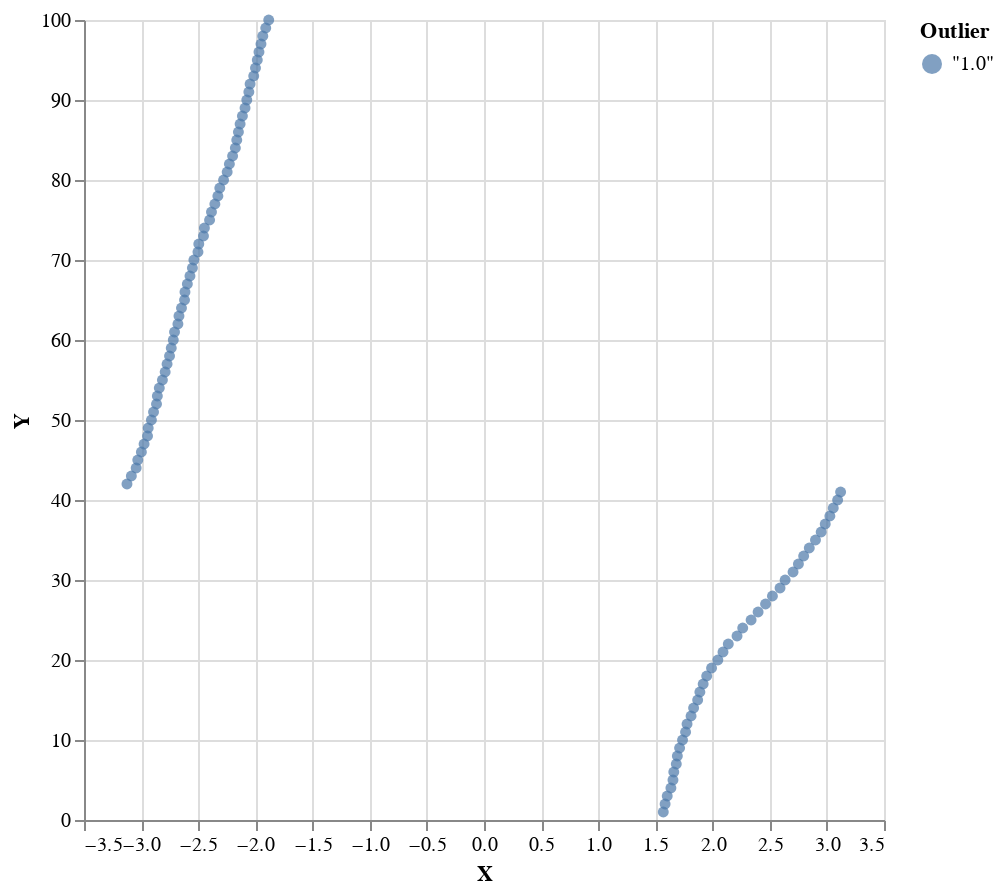

The code cell stored with this chart in its notebook:
### Code cell
plotVega ( zip (zip observations ([1.0..])) $ Prelude.repeat $ T.pack "1.0")

### Figure 1 — Vega-Lite specification as saved in the notebook (floating-point values rounded to 4 significant figures)
{"$schema": "https://vega.github.io/schema/vega-lite/v4.json", "data": {"values": [{"Outlier": "\"1.0\"", "X": 1.569, "Y": 1}, {"Outlier": "\"1.0\"", "X": 1.585, "Y": 2}, {"Outlier": "\"1.0\"", "X": 1.603, "Y": 3}, {"Outlier": "\"1.0\"", "X": 1.635, "Y": 4}, {"Outlier": "\"1.0\"", "X": 1.653, "Y": 5}, {"Outlier": "\"1.0\"", "X": 1.661, "Y": 6}, {"Outlier": "\"1.0\"", "X": 1.683, "Y": 7}, {"Outlier": "\"1.0\"", "X": 1.692, "Y": 8}, {"Outlier": "\"1.0\"", "X": 1.711, "Y": 9}, {"Outlier": "\"1.0\"", "X": 1.737, "Y": 10}, {"Outlier": "\"1.0\"", "X": 1.764, "Y": 11}, {"Outlier": "\"1.0\"", "X": 1.777, "Y": 12}, {"Outlier": "\"1.0\"", "X": 1.812, "Y": 13}, {"Outlier": "\"1.0\"", "X": 1.834, "Y": 14}, {"Outlier": "\"1.0\"", "X": 1.869, "Y": 15}, {"Outlier": "\"1.0\"", "X": 1.889, "Y": 16}, {"Outlier": "\"1.0\"", "X": 1.918, "Y": 17}, {"Outlier": "\"1.0\"", "X": 1.949, "Y": 18}, {"Outlier": "\"1.0\"", "X": 1.991, "Y": 19}, {"Outlier": "\"1.0\"", "X": 2.046, "Y": 20}, {"Outlier": "\"1.0\"", "X": 2.091, "Y": 21}, {"Outlier": "\"1.0\"", "X": 2.137, "Y": 22}, {"Outlier": "\"1.0\"", "X": 2.214, "Y": 23}, {"Outlier": "\"1.0\"", "X": 2.264, "Y": 24}, {"Outlier": "\"1.0\"", "X": 2.337, "Y": 25}, {"Outlier": "\"1.0\"", "X": 2.398, "Y": 26}, {"Outlier": "\"1.0\"", "X": 2.464, "Y": 27}, {"Outlier": "\"1.0\"", "X": 2.524, "Y": 28}, {"Outlier": "\"1.0\"", "X": 2.59, "Y": 29}, {"Outlier": "\"1.0\"", "X": 2.635, "Y": 30}, {"Outlier": "\"1.0\"", "X": 2.704, "Y": 31}, {"Outlier": "\"1.0\"", "X": 2.751, "Y": 32}, {"Outlier": "\"1.0\"", "X": 2.797, "Y": 33}, {"Outlier": "\"1.0\"", "X": 2.846, "Y": 34}, {"Outlier": "\"1.0\"", "X": 2.9, "Y": 35}, {"Outlier": "\"1.0\"", "X": 2.95, "Y": 36}, {"Outlier": "\"1.0\"", "X": 2.986, "Y": 37}, {"Outlier": "\"1.0\"", "X": 3.026, "Y": 38}, {"Outlier": "\"1.0\"", "X": 3.056, "Y": 39}, {"Outlier": "\"1.0\"", "X": 3.094, "Y": 40}, {"Outlier": "\"1.0\"", "X": 3.12, "Y": 41}, {"Outlier": "\"1.0\"", "X": -3.124, "Y": 42}, {"Outlier": "\"1.0\"", "X": -3.086, "Y": 43}, {"Outlier": "\"1.0\"", "X": -3.043, "Y": 44}, {"Outlier": "\"1.0\"", "X": -3.03, "Y": 45}, {"Outlier": "\"1.0\"", "X": -2.998, "Y": 46}, {"Outlier": "\"1.0\"", "X": -2.974, "Y": 47}, {"Outlier": "\"1.0\"", "X": -2.944, "Y": 48}, {"Outlier": "\"1.0\"", "X": -2.938, "Y": 49}, {"Outlier": "\"1.0\"", "X": -2.91, "Y": 50}, {"Outlier": "\"1.0\"", "X": -2.892, "Y": 51}, {"Outlier": "\"1.0\"", "X": -2.866, "Y": 52}, {"Outlier": "\"1.0\"", "X": -2.858, "Y": 53}, {"Outlier": "\"1.0\"", "X": -2.841, "Y": 54}, {"Outlier": "\"1.0\"", "X": -2.814, "Y": 55}, {"Outlier": "\"1.0\"", "X": -2.79, "Y": 56}, {"Outlier": "\"1.0\"", "X": -2.773, "Y": 57}, {"Outlier": "\"1.0\"", "X": -2.752, "Y": 58}, {"Outlier": "\"1.0\"", "X": -2.737, "Y": 59}, {"Outlier": "\"1.0\"", "X": -2.719, "Y": 60}, {"Outlier": "\"1.0\"", "X": -2.708, "Y": 61}, {"Outlier": "\"1.0\"", "X": -2.678, "Y": 62}, {"Outlier": "\"1.0\"", "X": -2.669, "Y": 63}, {"Outlier": "\"1.0\"", "X": -2.647, "Y": 64}, {"Outlier": "\"1.0\"", "X": -2.62, "Y": 65}, {"Outlier": "\"1.0\"", "X": -2.616, "Y": 66}, {"Outlier": "\"1.0\"", "X": -2.596, "Y": 67}, {"Outlier": "\"1.0\"", "X": -2.573, "Y": 68}, {"Outlier": "\"1.0\"", "X": -2.551, "Y": 69}, {"Outlier": "\"1.0\"", "X": -2.538, "Y": 70}, {"Outlier": "\"1.0\"", "X": -2.503, "Y": 71}, {"Outlier": "\"1.0\"", "X": -2.496, "Y": 72}, {"Outlier": "\"1.0\"", "X": -2.455, "Y": 73}, {"Outlier": "\"1.0\"", "X": -2.447, "Y": 74}, {"Outlier": "\"1.0\"", "X": -2.401, "Y": 75}, {"Outlier": "\"1.0\"", "X": -2.385, "Y": 76}, {"Outlier": "\"1.0\"", "X": -2.355, "Y": 77}, {"Outlier": "\"1.0\"", "X": -2.329, "Y": 78}, {"Outlier": "\"1.0\"", "X": -2.312, "Y": 79}, {"Outlier": "\"1.0\"", "X": -2.279, "Y": 80}, {"Outlier": "\"1.0\"", "X": -2.247, "Y": 81}, {"Outlier": "\"1.0\"", "X": -2.228, "Y": 82}, {"Outlier": "\"1.0\"", "X": -2.2, "Y": 83}, {"Outlier": "\"1.0\"", "X": -2.176, "Y": 84}, {"Outlier": "\"1.0\"", "X": -2.163, "Y": 85}, {"Outlier": "\"1.0\"", "X": -2.149, "Y": 86}, {"Outlier": "\"1.0\"", "X": -2.134, "Y": 87}, {"Outlier": "\"1.0\"", "X": -2.114, "Y": 88}, {"Outlier": "\"1.0\"", "X": -2.091, "Y": 89}, {"Outlier": "\"1.0\"", "X": -2.076, "Y": 90}, {"Outlier": "\"1.0\"", "X": -2.058, "Y": 91}, {"Outlier": "\"1.0\"", "X": -2.047, "Y": 92}, {"Outlier": "\"1.0\"", "X": -2.015, "Y": 93}, {"Outlier": "\"1.0\"", "X": -2.0, "Y": 94}, {"Outlier": "\"1.0\"", "X": -1.984, "Y": 95}, {"Outlier": "\"1.0\"", "X": -1.969, "Y": 96}, {"Outlier": "\"1.0\"", "X": -1.951, "Y": 97}, {"Outlier": "\"1.0\"", "X": -1.935, "Y": 98}, {"Outlier": "\"1.0\"", "X": -1.91, "Y": 99}, {"Outlier": "\"1.0\"", "X": -1.884, "Y": 100}]}, "encoding": {"color": {"field": "Outlier"}, "x": {"field": "X", "type": "quantitative"}, "y": {"field": "Y", "type": "quantitative"}}, "height": 400, "mark": "circle", "width": 400}
